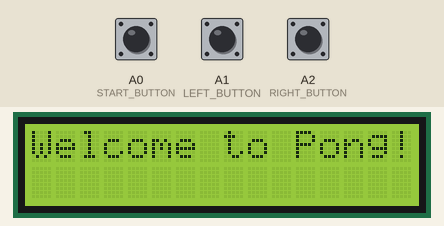
The sketch below on a simulated Arduino Uno, built with avr-gcc and run on an emulated ATmega328P. On the bench: 16×2 character LCD. The inputs (shaded band) are chosen by the test bench; at power-on: A0 (START_BUTTON) LOW, A1 (LEFT_BUTTON) LOW, A2 (RIGHT_BUTTON) LOW. Random numbers use the default seed unless the sketch sets one; what the sketch prints to the serial monitor is not drawn.

Above: at 1.2 s.
1.3 s: A0 (START_BUTTON) pulled HIGH for 0.15 s
At 1.8 s:
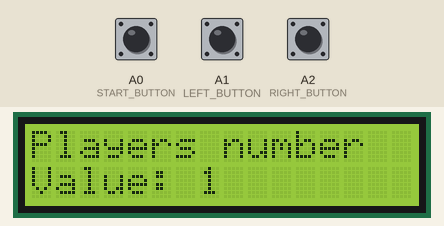
2.9 s: A0 (START_BUTTON) pulled HIGH for 1 s
At 4.0 s:
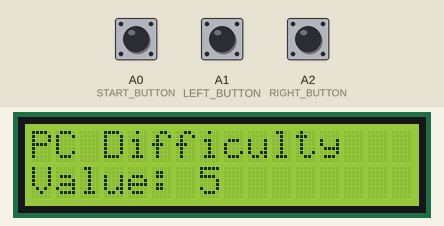
5.4 s: A0 (START_BUTTON) pulled HIGH for 0.15 s
At 5.55 s:
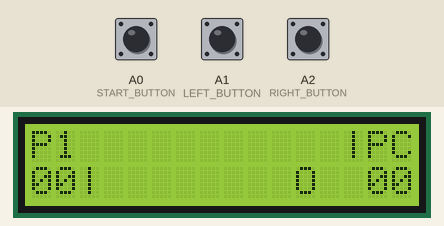
6.1 s: A1 (LEFT_BUTTON) pulled HIGH for 3.2 s
At 7.9 s:
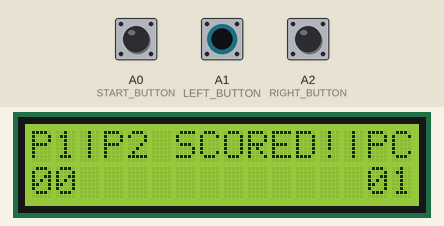
9.9 s: A1 (LEFT_BUTTON) pulled HIGH for 1 s
At 10.17 s:
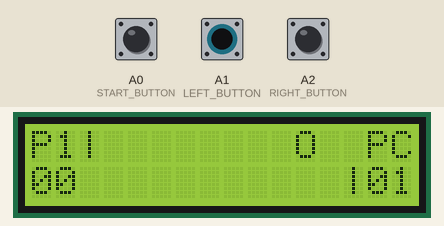
11.5 s: A1 (LEFT_BUTTON) pulsed HIGH 2 times (0.12 s each, 0.3 s apart)
At 19.3 s:
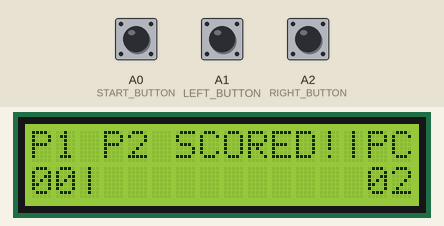

Measured:
- after the input at 2.9 s, the display: changes after 0.05 s (image 2)
- after the input at 5.4 s, the display: changes after 0.06 s (image 3)
- what the display in image 4 shows lasts 1.0 s, from 7.3 s to 8.3 s

The sketch:

Pong-game-for-Arduino-LCD-16x2.ino
```cpp
/*
 A simple Pong game for lcd 16x2
 Original code at:
 https://github.com/BROUQEN/Pong-game-for-Arduino-LCD-16x2.git

  The circuit:
 * LCD RS pin to digital pin 12
 * LCD Enable pin to digital pin 11
 * LCD D4 pin to digital pin 5
 * LCD D5 pin to digital pin 4
 * LCD D6 pin to digital pin 3
 * LCD D7 pin to digital pin 2
 * LCD R/W pin to ground
 * LCD VSS pin to ground
 * LCD VCC pin to 5V
 * 10K resistor:
 * ends to +5V and ground
 * wiper to LCD VO pin (pin 3)
*/

// include the library code:
#include <LiquidCrystal.h>

// initialize the library by associating any needed LCD interface pin
// with the arduino pin number it is connected to
const int rs = 12, en = 11, d4 = 5, d5 = 4, d6 = 3, d7 = 2;
LiquidCrystal lcd(rs, en, d4, d5, d6, d7);

// select pins for buttons
const int START_BUTTON = A0, LEFT_BUTTON = A1, RIGHT_BUTTON = A2;

// buttons work different in menu and in game to make game 100% fair
// those variables are used for menu actions
int lastReadingStart = LOW, stableStart = LOW;
int lastReadingLeft = LOW, stableLeft = LOW;
int lastReadingRight = LOW, stableRight = LOW;

unsigned long lastDebounceTimeStart = 0, lastDebounceTimeLeft = 0, lastDebounceTimeRight = 0;
const unsigned long DEBOUNCE_DELAY = 50;

// game settings ( Players: <1,2>, PC DIfficulty: <1,9> )
struct MenuOption {
  const char* name;
  int value;
  int minValue;
  int maxValue;
};

// menu option, minValue, maxValue
const int menuSize = 2;
MenuOption menuOptions[menuSize] = {
  {"Players number", 1, 1, 2}, //0
  {"PC Difficulty", 5, 1, 9}   //1   //,
  //{"Volume", 5, 0, 20}
};

int menuIndex = 0;

const int DEFAULT_GAME_DELAY = 200, SCORED_DELAY = 1000; // delay in ms
int pointsLeft = 0, pointsRight = 0, gameRound = 0, bounces = 0, gameDelay = DEFAULT_GAME_DELAY;

// Define game modes using an enum
enum GameMode {
  WELCOME,
  MENU,
  GAME
};

// Initialize the gamemode as WELCOME at the start
GameMode gamemode = WELCOME;

// print blinking text function. every time [s] change state
void blinkText(String text, int column, int row, int time) {
    lcd.setCursor(column, row);
    // every second time [s] passes clear message
    if (millis() / time % 2) {
        for (int i = 0; i < text.length(); i++) {
          // Print i long blank space where i is text length
          lcd.print(" ");
        }
    } else {
      // print text again after time [s] passed
      lcd.print(text);
    }
}

// print blinking arrows to suggest player may use menu with buttons
void updateMenuScreen(int &value){
  blinkText("<<", 0, 1, 1000); // left arrows
  blinkText(">>", 14, 1, 1000); // right arrows
  lcd.setCursor(12, 1);
  lcd.print(value);
}

// THIS BUTTON DETECTION IS ONLY FOR MENU! game uses different input detection for fair gameplay
bool isButtonPressedInMenu(int buttonPin, int &lastReading, int &stableState, unsigned long &lastDebounceTime) {
  int reading = digitalRead(buttonPin);
  if (reading != lastReading) {
    lastDebounceTime = millis();
    lastReading = reading;
  }
  if ((millis() - lastDebounceTime) > DEBOUNCE_DELAY) {
    if (reading != stableState) {
      stableState = reading;
      if (stableState == HIGH) {
        return true;
      }
    }
  }
  return false;
}

// Update option value
void updateValue(MenuOption &option) {
  if (isButtonPressedInMenu(LEFT_BUTTON, lastReadingLeft, stableLeft, lastDebounceTimeLeft)) {
    option.value = max(option.minValue, option.value - 1);
    displayMenu();
  }
  if (isButtonPressedInMenu(RIGHT_BUTTON, lastReadingRight, stableRight, lastDebounceTimeRight)) {
    option.value = min(option.maxValue, option.value + 1);
    displayMenu();
  }
}

// Confirm selection and go to next option
void updateMenuIndex() {
  if (isButtonPressedInMenu(START_BUTTON, lastReadingStart, stableStart, lastDebounceTimeStart)) {
    menuIndex++;
    if (menuIndex >= menuSize) {
      gamemode = GAME;
    } else {
      displayMenu();
    }
  }
}


void displayMenu() {
  lcd.clear();
  lcd.setCursor(0, 0);
  lcd.print(menuOptions[menuIndex].name);
  lcd.setCursor(0, 1);
  lcd.print("Value: ");
  lcd.print(menuOptions[menuIndex].value);
}

bool isLeftButtonPressed() {
  // if button is pressed print paddle in top lane and bottom lane
  if (digitalRead(LEFT_BUTTON) == HIGH) {
    lcd.setCursor(2, 1);
    lcd.print(" ");
    lcd.setCursor(2, 0);
    lcd.print("|");
    return true;
  } else {
    // print paddle in bottom lane and clear top lane
    lcd.setCursor(2, 0);
    lcd.print(" ");
    lcd.setCursor(2, 1);
    lcd.print("|");
    return false;
  }
}

bool isRightButtonPressed(){
  // if button is pressed print paddle in top lane and bottom lane
  if (digitalRead(RIGHT_BUTTON) == HIGH) {
    lcd.setCursor(13, 1);
    lcd.print(" ");
    lcd.setCursor(13, 0);
    lcd.print("|");
    return true;
  } else {
    // print paddle in bottom lane and clear top lane
    lcd.setCursor(13, 0);
    lcd.print(" ");
    lcd.setCursor(13, 1);
    lcd.print("|");
    return false;
  }
}

void leftPlayerScored() {
  // when points contain one nuber print points far right
  if (++pointsLeft <= 9) {
    lcd.setCursor(1, 1);
  } else if (pointsLeft <= 99) {
    lcd.setCursor(0, 1);
  } else {
    // points are beyond max visible value of 99
    pointsLeft = 1;
    lcd.setCursor(0, 1);
    lcd.print("00");
    lcd.setCursor(1, 1);
  }

  lcd.print(pointsLeft);
  gameDelay = DEFAULT_GAME_DELAY;
  bounces = 0;
  gameRound++;

  Serial.println("P1 scored: " + String(pointsLeft) + " : " + String(pointsRight));
  // print P1 scored message
  lcd.setCursor(3, 0);
  lcd.print("P1 SCORED!");
  lcd.setCursor(3, 1);
  lcd.print("          ");
  delay(SCORED_DELAY);
  lcd.setCursor(3, 0);
  lcd.print("          ");
}

void rightPlayerScored() {
  // when points contain one nuber print points far right
  if (++pointsRight <= 9) {
    lcd.setCursor(15, 1);
  } else if (pointsRight <= 99) {
    lcd.setCursor(14, 1);
  } else {
    // points are beyond max visible value of 99
    pointsRight = 1;
    lcd.setCursor(14, 1);
    lcd.print("00");
    lcd.setCursor(15, 1);
  }

  lcd.print(pointsRight);
  gameDelay = DEFAULT_GAME_DELAY;
  bounces = 0;
  gameRound++;

  Serial.println("P2 scored: " + String(pointsLeft) + " : " + String(pointsRight));
  // print P2 scored message
  lcd.setCursor(3, 0);
  lcd.print("P2 SCORED!");
  lcd.setCursor(3, 1);
  lcd.print("          ");
  delay(SCORED_DELAY);
  lcd.setCursor(3, 0);
  lcd.print("          ");
}

// PC logic
bool pcLost(int difficulty) {
  if ((bounces*2) >= difficulty) {
    int pcLost = random(1, difficulty * 3);
    if (pcLost == 1) {
      return true;
    } else {
      return false;
    }
  }
  return false;
}

// ball is traveling from left to right
void pathRight(int row) {
  int playersNumber = menuOptions[0].value;
  int pcDifficulty = menuOptions[1].value;

  for (int column = 4; column <= 12; column++) {
    lcd.setCursor(column, row);
    lcd.print("O"); // print ball
    // those functions works only as display
    isLeftButtonPressed();
    if (playersNumber == 2) {
      isRightButtonPressed();
    }

    delay(gameDelay);
    lcd.setCursor(column, row);
    lcd.print(" "); // clear ball
  }

  if (playersNumber == 1) {
    if (pcLost(pcDifficulty) == true) {
      // print paddle wrong (in bottom lane and clear top lane)
      if (row == 0) {
        lcd.setCursor(13, 0);
        lcd.print(" ");
        lcd.setCursor(13, 1);
        lcd.print("|");
      } else {
        // print paddle wrong (in top lane and clear bottom lane)
        lcd.setCursor(13, 1);
        lcd.print(" ");
        lcd.setCursor(13, 0);
        lcd.print("|");
      }
      // after printing the paddle notice about score change
      leftPlayerScored();
    } else {
      // print paddle right (in top lane and clear bottom lane)
      if (row == 0) {
        lcd.setCursor(13, 1);
        lcd.print(" ");
        lcd.setCursor(13, 0);
        lcd.print("|");
      } else {
        // print paddle right (in bottom lane and clear top lane)
        lcd.setCursor(13, 0);
        lcd.print(" ");
        lcd.setCursor(13, 1);
        lcd.print("|");
      }
    }

  } else {
    if (row == 0) {
      if (isRightButtonPressed() == false) {
        leftPlayerScored();
      }
    } else {
      if (isRightButtonPressed() == true) {
        leftPlayerScored();
      }
    }
  }
}

// ball is traveling from right to left
void pathLeft(int row) {
  for (int column = 11; column >= 3; column--) {
    lcd.setCursor(column, row);
    lcd.print("O"); // print ball
    // those functions works only as display
    isLeftButtonPressed();
    if (menuOptions[0].value == 2){
      isRightButtonPressed();
    }

    delay(gameDelay);
    lcd.setCursor(column, row);
    lcd.print(" "); // clear ball
  }

  if (row == 0) {
    if (isLeftButtonPressed() == false) {
      rightPlayerScored();
    } else {
      bounces++;
    }
  } else {
    if (isLeftButtonPressed() == true) {
      rightPlayerScored();
    } else {
      bounces++;
    }
  }
}

void setup() {
  Serial.begin(9600);

  pinMode(START_BUTTON, INPUT);
  pinMode(LEFT_BUTTON, INPUT);
  pinMode(RIGHT_BUTTON, INPUT);

  // set up the LCD's number of columns and rows:
  lcd.begin(16, 2);
}

void loop() {
  switch (gamemode) {
    case WELCOME:
      Serial.println("WELCOME TO PONG!");
      // setup welcome screen
      lcd.setCursor(0,0);
      lcd.print("Welcome to Pong!");

      // loop with limited actions
      while (gamemode == WELCOME) {
        // isMenuOppened = isButtonPressedInMenu(START_BUTTON, lastReadingStart, stableStart, lastDebounceTimeStart);
        if (isButtonPressedInMenu(START_BUTTON, lastReadingStart, stableStart, lastDebounceTimeStart)) {
          gamemode = MENU;
        }
        blinkText("Press start...", 0, 1, 1000); // blinking text at column 0, row 1, 1000ms seen / 1000ms hidden
      }
    break;

    case MENU:
      displayMenu();
      // loop with limited actions
      while (gamemode == MENU) {
        updateMenuIndex();
        updateValue(menuOptions[menuIndex]);
      }
    break;

    case GAME:
      int playersNumber = menuOptions[0].value;
      int pcDifficulty = menuOptions[1].value;
      Serial.println("= SETTINGS =====");
      Serial.print("Players: ");
      Serial.println(playersNumber);
      Serial.print("PC Power: ");
      Serial.println(pcDifficulty);
      Serial.println("= IN GAME ======");

      // setup game screen
      lcd.clear();

      if (playersNumber == 1) {
        // print first paddle for pc
        lcd.print("P1           |PC");
      } else {
        lcd.print("P1            P2");
      }

      lcd.setCursor(0, 1);
      lcd.print("00            00");
      // game loop
      while (gamemode == GAME) {
        // random row: 0 is top line and 1 is bottom line
        pathLeft(random(0,2));
        // increase ball speed randomly
        gameDelay = random(gameDelay - 10, gameDelay);
        pathRight(random(0,2));
        gameDelay = random(gameDelay - 10, gameDelay);

      }
    break;
  }

  // I save this for later (menu button detection to copy):

  // isButtonPressedInMenu(START_BUTTON, lastReadingStart, stableStart, lastDebounceTimeStart);
  // isButtonPressedInMenu(LEFT_BUTTON, lastReadingLeft, stableLeft, lastDebounceTimeLeft);
  // isButtonPressedInMenu(RIGHT_BUTTON, lastReadingRight, stableRight, lastDebounceTimeRight);

}
```
